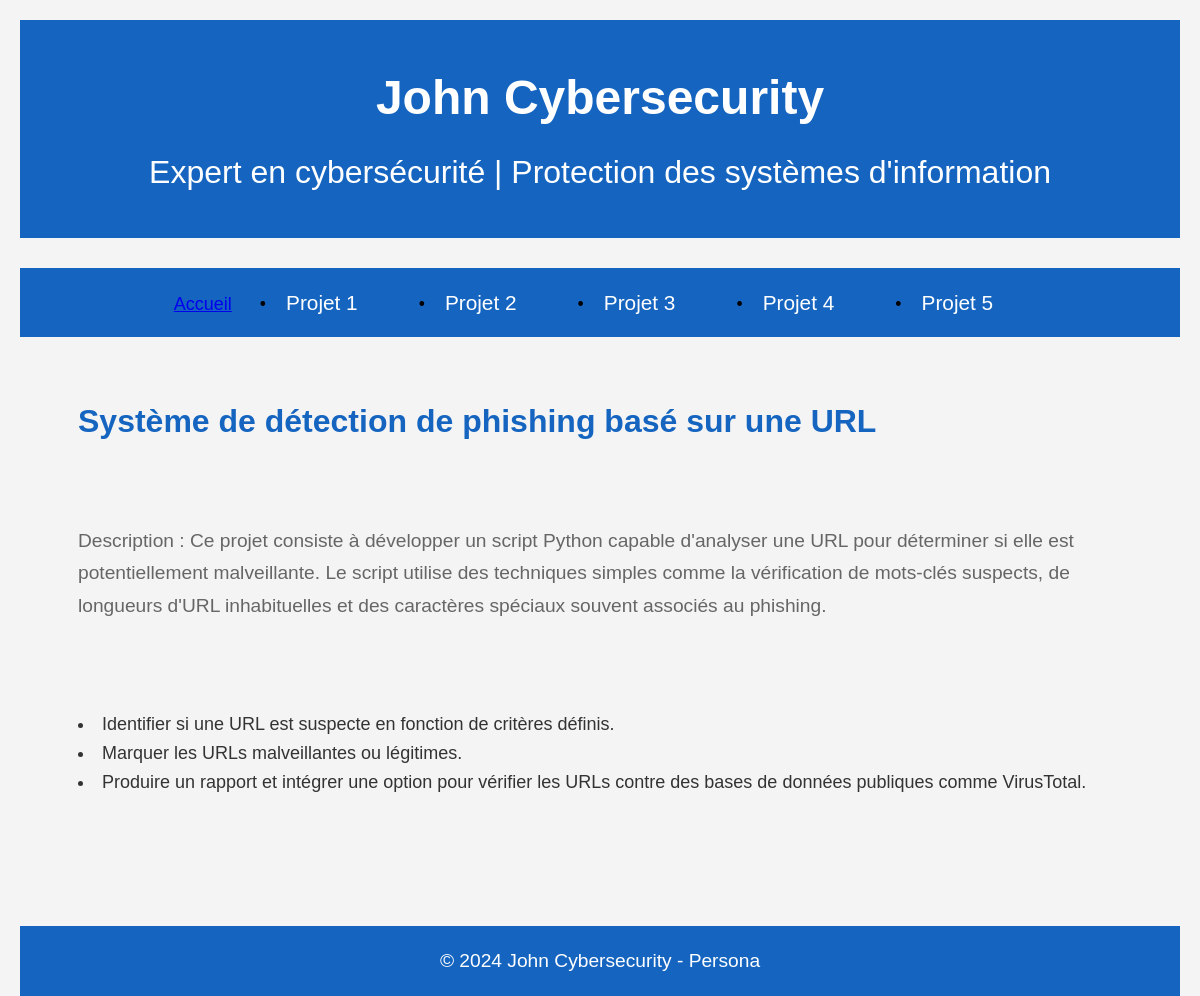
The page /projet1.php on the database its author committed.
### tables this page shows
CREATE TABLE IF NOT EXISTS `Projet` (
    `Projet_id` int AUTO_INCREMENT,
    `Name` varchar(200) NOT NULL,
    `Description` varchar(700),
    `other1` varchar(300),
    `other2` varchar(300),
    `other3` varchar(300),
    PRIMARY KEY (`Projet_id`)
);

### variables.php (called while the page is built)
<?php
$employeesStatement = $mysqlClient->prepare('SELECT * FROM Projet');
$employeesStatement->execute();
$Projet = $employeesStatement->fetchAll();

### projet1.php (the view, shortened to what this page needs)
<?php
require_once(__DIR__ . '/databaseconnect.php');
require_once(__DIR__ . '/variables.php');
?>
<!DOCTYPE html>
<html lang="fr">
<head>
    <link rel="stylesheet" href="styles.css">
</head>
<body>
    <header>
        <div class="container">
            <h1>John Cybersecurity</h1>
            <p>Expert en cybersécurité | Protection des systèmes d'information</p>
        </div>
    </header>
    <nav>
        <ul class="menu">
            <a href="index.php">Accueil</a>
            <li><a href="projet1.php">Projet 1</a></li>
            <li><a href="projet2.php">Projet 2</a></li>
            <li><a href="projet3.php">Projet 3</a></li>
            <li><a href="projet4.php">Projet 4</a></li>
            <li><a href="projet5.php">Projet 5</a></li>
        </ul>
    </nav>
    <section id="project1" class="section">
        <div class="container">
            <br>
            <h2><?php echo $Projet[0]["Name"]?></h2>
            <br><br>
            <p><?php echo $Projet[0]["Description"]?></p>
            <br><br>
            <li><?php echo $Projet[0][3]?></li>
            <li><?php echo $Projet[0][4]?></li>
            <li><?php echo $Projet[0][5]?></li>
            <br>
        </div>
    </section>
    <footer>
        <div class="container">
            <p>&copy; 2024 John Cybersecurity - Persona</p>
        </div>
    </footer>
</body>
</html>

### styles.css (style rules this page uses)
* { margin: 0; padding: 0; box-sizing: border-box; }
body { font-family: 'Arial', sans-serif; line-height: 1.6; background-color: #f4f4f4; color: #333; padding: 20px; display: flex; flex-direction: column; height: 100vh; margin: 0; }
.container { width: 90%; max-width: 1200px; margin: 0 auto; }
header { background-color: #1565c0; color: #fff; padding: 40px 0; text-align: center; margin-bottom: 30px; }
header h1 { font-size: 2.5rem; margin-bottom: 10px; }
header p { font-size: 1.2rem; }
nav { background-color: #1565c0; text-align: center; margin-bottom: 30px; }
nav ul { list-style: none; padding: 10px 0; }
nav ul li { display: inline-block; margin: 0 15px; }
nav ul li a { text-decoration: none; color: #fff; font-size: 1.1rem; padding: 10px; transition: color 0.3s ease; }
.section { margin-bottom: 50px; }
.section h2 { font-size: 2rem; color: #1565c0; margin-bottom: 20px; }
.section p { font-size: 1.1rem; color: #666; line-height: 1.7; margin-bottom: 30px; }
ul { list-style: none; padding: 0; }
ul li { font-size: 1.1rem; padding: 8px; }
ul li::before { content: "•"; color: #000; margin-right: 10px; }
footer { text-align: center; background-color: #1565c0; color: #fff; padding: 20px; margin-top: 50px; }
footer p { font-size: 1rem; }
@media (min-width: 1024px) { body { font-size: 18px; } }
@media (min-width: 1024px) { header h1 { font-size: 3rem; } }
@media (min-width: 1024px) { header p { font-size: 2rem; } }
@media (min-width: 1024px) { nav ul li a { font-size: 1.3rem; } }
@media (min-width: 1024px) { .section h2 { font-size: 2rem; } }
@media (min-width: 1024px) { .section p { font-size: 1.2rem; } }
@media (min-width: 1024px) { footer p { font-size: 1.2rem; } }

### rows shown on the page
projet: Name "Système de détection de phishing basé sur une URL", Description "Description : Ce projet consiste à développer un script Python capable d'analyser une URL pour déterminer si elle est potentiellement malveillante. Le script utilise des techniques simples comme la vérification de mots-clés suspects, de longueurs d'URL inhabituelles et des caractères spéciaux souvent associés au phishing.", other1 "Identifier si une URL est suspecte en fonction de critères définis.", other2 "Marquer les URLs malveillantes ou légitimes.", other3 "Produire un rapport et intégrer une option pour vérifier les URLs contre des bases de données publiques comme VirusTotal."
